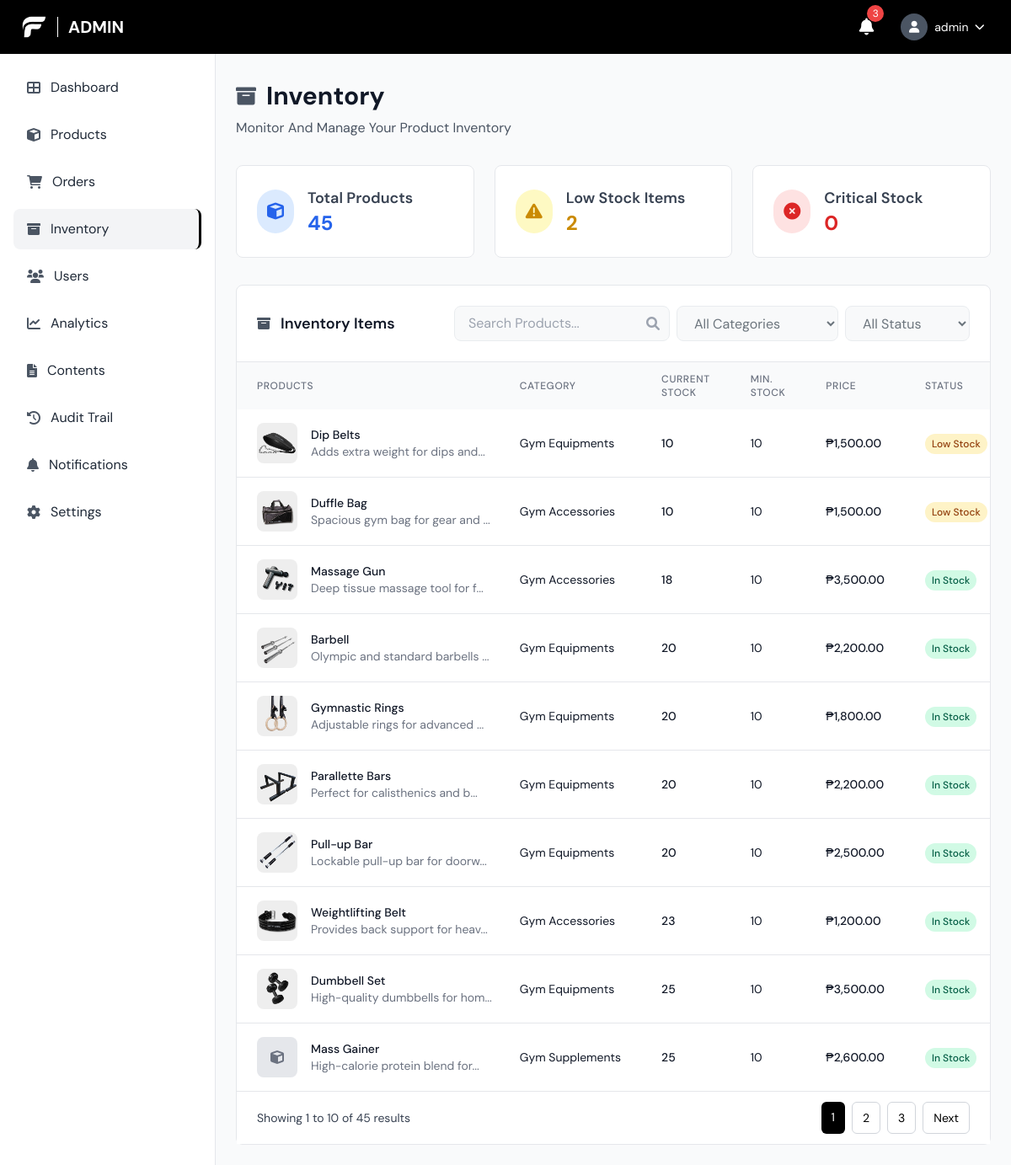
The app's page /admin/inventory.php (signed in) with its own data.
### tables this page shows
CREATE TABLE `products` (
  `product_id` bigint(20) UNSIGNED NOT NULL,
  `name` varchar(150) NOT NULL,
  `description` text DEFAULT NULL,
  `price` decimal(10,2) NOT NULL,
  `category_id` bigint(20) UNSIGNED DEFAULT NULL,
  `subcategory_id` bigint(20) UNSIGNED DEFAULT NULL,
  `images` longtext DEFAULT NULL CHECK (json_valid(`images`)),
  `stock_quantity` int(11) NOT NULL DEFAULT 0,
  `status` enum('active','inactive') NOT NULL DEFAULT 'active',
  `is_popular` tinyint(1) NOT NULL DEFAULT 0,
  `is_best_seller` tinyint(1) NOT NULL DEFAULT 0,
  `sale_percentage` int(11) DEFAULT 0,
  `created_at` timestamp NOT NULL DEFAULT current_timestamp(),
  `updated_at` timestamp NOT NULL DEFAULT current_timestamp() ON UPDATE current_timestamp(),
  `min_stock_level` int(11) NOT NULL DEFAULT 10
);

CREATE TABLE `categories` (
  `category_id` bigint(20) UNSIGNED NOT NULL,
  `name` varchar(100) NOT NULL,
  `description` text DEFAULT NULL,
  `created_at` timestamp NOT NULL DEFAULT current_timestamp(),
  `updated_at` timestamp NOT NULL DEFAULT current_timestamp() ON UPDATE current_timestamp()
);

### admin/inventory.php (the view, shortened to what the rows shown need)
<?php
$pdo = getDBConnection();
$page = max(1, intval($_GET['page'] ?? 1));
$limit = 10;
$offset = ($page - 1) * $limit;
$where_conditions = ["p.status = 'active'"];
$params = [];
$where_clause = "WHERE " . implode(" AND ", $where_conditions);
$sql = "SELECT p.*, c.name as category_name, s.name as subcategory_name
        FROM products p
        LEFT JOIN categories c ON p.category_id = c.category_id
        LEFT JOIN subcategories s ON p.subcategory_id = s.subcategory_id
        $where_clause
        ORDER BY p.stock_quantity ASC, p.name ASC
        LIMIT $limit OFFSET $offset";
$stmt = $pdo->prepare($sql);
$stmt->execute($params);
$inventory_items = $stmt->fetchAll();
?>
<!DOCTYPE html>
<html lang="en">
<head>
    <script src="https://cdn.tailwindcss.com"></script>
    <link href="https://cdnjs.cloudflare.com/ajax/libs/font-awesome/6.0.0/css/all.min.css" rel="stylesheet">
    <link rel="stylesheet" href="../css/style.css">
</head>
<body class="font-body bg-gray-50">
    <header class="bg-black text-white fixed top-0 left-0 right-0 z-50 h-16 flex items-center justify-between px-6">
        <div class="flex items-center space-x-3">
            <h1 class="text-xl font-bold uppercase">Admin</h1>
        </div>
    </header>
    <main class="ml-64 pt-24 pb-6 px-6">
        <div class="mb-8">
            <div class="flex items-center justify-between">
                <div>
                    <div class="flex items-center space-x-3 mb-2">
                        <h1 class="text-3xl font-bold text-gray-900">Inventory</h1>
                    </div>
                </div>
            </div>
        </div>
        <div class="bg-white rounded-lg border border-gray-200">
            <div class="p-6 border-b border-gray-200">
                <div class="flex flex-col lg:flex-row lg:items-center lg:justify-between space-y-4 lg:space-y-0">
                    <div class="flex items-center space-x-3">
                        <h2 class="text-lg font-semibold text-gray-900">Inventory Items</h2>
                    </div>
                </div>
            </div>
            <div class="overflow-x-auto">
                <table class="w-full">
                    <thead class="bg-gray-50">
                        <tr>
                            <th class="px-6 py-3 text-left text-xs font-medium text-gray-500 uppercase tracking-wider">Products</th>
                            <th class="px-6 py-3 text-left text-xs font-medium text-gray-500 uppercase tracking-wider">Category</th>
                            <th class="px-6 py-3 text-left text-xs font-medium text-gray-500 uppercase tracking-wider">Current Stock</th>
                            <th class="px-6 py-3 text-left text-xs font-medium text-gray-500 uppercase tracking-wider">Min. Stock</th>
                            <th class="px-6 py-3 text-left text-xs font-medium text-gray-500 uppercase tracking-wider">Price</th>
                            <th class="px-6 py-3 text-left text-xs font-medium text-gray-500 uppercase tracking-wider">Status</th>
                        </tr>
                    </thead>
                    <tbody class="bg-white divide-y divide-gray-200">
                        <?php if (empty($inventory_items)): ?>
                            <tr>
                                <td colspan="7" class="px-6 py-12 text-center text-gray-500">
                                    <i class="fas fa-archive text-4xl mb-4"></i>
                                    <p>No inventory items found</p>
                                </td>
                            </tr>
                        <?php else: ?>
                            <?php foreach ($inventory_items as $item): ?>
                                <tr class="hover:bg-gray-50">
                                    <td class="px-6 py-4 whitespace-nowrap">
                                        <div class="flex items-center">
                                            <?php
                                            $product_images = json_decode($item['images'] ?: '[]', true);
                                            if (!empty($product_images)):
                                            ?>
                                                <img src="../<?php echo htmlspecialchars($product_images[0]); ?>" alt="<?php echo htmlspecialchars($item['name']); ?>" class="w-12 h-12 rounded-lg object-cover mr-4">
                                            <?php else: ?>
                                                <div class="w-12 h-12 bg-gray-200 rounded-lg flex items-center justify-center mr-4">
                                                    <i class="fas fa-cube text-gray-500"></i>
                                                </div>
                                            <?php endif; ?>
                                            <div>
                                                <div class="text-sm font-medium text-gray-900"><?php echo htmlspecialchars($item['name']); ?></div>
                                                <div class="text-sm text-gray-500"><?php echo htmlspecialchars(substr($item['description'], 0, 30)) . '...'; ?></div>
                                            </div>
                                        </div>
                                    </td>
                                    <td class="px-6 py-4 whitespace-nowrap text-sm text-gray-900">
                                        <?php echo htmlspecialchars($item['category_name'] ?? 'N/A'); ?>
                                    </td>
                                    <td class="px-6 py-4 whitespace-nowrap text-sm font-medium text-gray-900">
                                        <?php echo $item['stock_quantity']; ?>
                                    </td>
                                    <td class="px-6 py-4 whitespace-nowrap text-sm text-gray-900">
                                        <?php echo $item['min_stock_level']; ?>
                                    </td>
                                    <td class="px-6 py-4 whitespace-nowrap text-sm font-medium text-gray-900">
                                        ₱<?php echo number_format($item['price'], 2); ?>
                                    </td>
                                    <td class="px-6 py-4 whitespace-nowrap">
                                        <?php
                                        $stock_status = '';
                                        $status_class = '';
                                        if ($item['stock_quantity'] == 0) {
                                            $stock_status = 'Out of Stock';
                                            $status_class = 'status-critical';
                                        } elseif ($item['stock_quantity'] <= $item['min_stock_level']) {
                                            $stock_status = 'Low Stock';
                                            $status_class = 'status-low';
                                        } else {
                                            $stock_status = 'In Stock';
                                            $status_class = 'status-good';
                                        }
                                        ?>
                                        <span class="px-2 py-1 text-xs font-medium rounded-full <?php echo $status_class; ?>">
                                            <?php echo $stock_status; ?>
                                        </span>
                                    </td>
                                </tr>
                            <?php endforeach; ?>
                        <?php endif; ?>
                    </tbody>
                </table>
            </div>
        </div>
    </main>
</body>
</html>

### records on screen
products: shows a picture, name "Dip Belts", description "Adds extra weight for dips and", category.name "Gym Equipments", stock_quantity "10", min_stock_level "10", price "1,500.00", stock_status "Low Stock"
products: shows a picture, name "Duffle Bag", description "Spacious gym bag for gear and", category.name "Gym Accessories", stock_quantity "10", min_stock_level "10", price "1,500.00", stock_status "Low Stock"
products: shows a picture, name "Massage Gun", description "Deep tissue massage tool for f", category.name "Gym Accessories", stock_quantity "18", min_stock_level "10", price "3,500.00", stock_status "In Stock"
products: shows a picture, name "Barbell", description "Olympic and standard barbells", category.name "Gym Equipments", stock_quantity "20", min_stock_level "10", price "2,200.00", stock_status "In Stock"
products: shows a picture, name "Gymnastic Rings", description "Adjustable rings for advanced", category.name "Gym Equipments", stock_quantity "20", min_stock_level "10", price "1,800.00", stock_status "In Stock"
products: shows a picture, name "Parallette Bars", description "Perfect for calisthenics and b", category.name "Gym Equipments", stock_quantity "20", min_stock_level "10", price "2,200.00", stock_status "In Stock"
products: shows a picture, name "Pull-up Bar", description "Lockable pull-up bar for doorw", category.name "Gym Equipments", stock_quantity "20", min_stock_level "10", price "2,500.00", stock_status "In Stock"
products: shows a picture, name "Weightlifting Belt", description "Provides back support for heav", category.name "Gym Accessories", stock_quantity "23", min_stock_level "10", price "1,200.00", stock_status "In Stock"
products: shows a picture, name "Dumbbell Set", description "High-quality dumbbells for hom", category.name "Gym Equipments", stock_quantity "25", min_stock_level "10", price "3,500.00", stock_status "In Stock"
products: name "Mass Gainer", description "High-calorie protein blend for", category.name "Gym Supplements", stock_quantity "25", min_stock_level "10", price "2,600.00", stock_status "In Stock"

### other values on screen
$_SESSION['username'] "admin"
$total_products "45"
$low_stock_items "2"
$critical_stock "0"
$offset + 1 "1"
min($offset + $limit, $total_items) "10"
$total_items "45"
